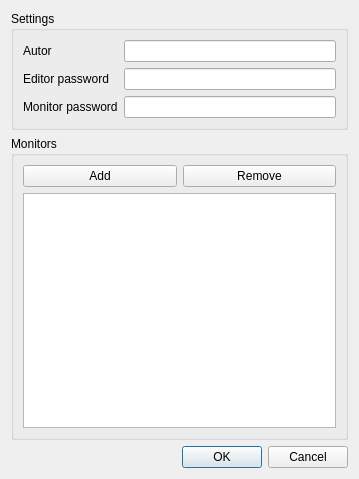
<?xml version="1.0" encoding="UTF-8"?>
<ui version="4.0">
 <class>Dialog</class>
 <widget class="QDialog" name="Dialog">
  <property name="geometry">
   <rect>
    <x>0</x>
    <y>0</y>
    <width>359</width>
    <height>479</height>
   </rect>
  </property>
  <property name="windowTitle">
   <string>Dialog</string>
  </property>
  <layout class="QVBoxLayout" name="verticalLayout">
   <item>
    <widget class="QGroupBox" name="groupBox">
     <property name="sizePolicy">
      <sizepolicy hsizetype="Preferred" vsizetype="Maximum">
       <horstretch>0</horstretch>
       <verstretch>0</verstretch>
      </sizepolicy>
     </property>
     <property name="title">
      <string>Settings</string>
     </property>
     <layout class="QFormLayout" name="formLayout">
      <item row="0" column="0">
       <widget class="QLabel" name="label_3">
        <property name="text">
         <string>Autor</string>
        </property>
       </widget>
      </item>
      <item row="0" column="1">
       <widget class="QLineEdit" name="lineEdit_2"/>
      </item>
      <item row="1" column="0">
       <widget class="QLabel" name="label_4">
        <property name="text">
         <string>Editor password</string>
        </property>
       </widget>
      </item>
      <item row="1" column="1">
       <widget class="QLineEdit" name="lineEdit_3"/>
      </item>
      <item row="2" column="0">
       <widget class="QLabel" name="label">
        <property name="text">
         <string>Monitor password</string>
        </property>
       </widget>
      </item>
      <item row="2" column="1">
       <widget class="QLineEdit" name="lineEdit"/>
      </item>
     </layout>
    </widget>
   </item>
   <item>
    <widget class="QGroupBox" name="groupBox_2">
     <property name="sizePolicy">
      <sizepolicy hsizetype="Preferred" vsizetype="Expanding">
       <horstretch>0</horstretch>
       <verstretch>0</verstretch>
      </sizepolicy>
     </property>
     <property name="title">
      <string>Monitors</string>
     </property>
     <layout class="QVBoxLayout" name="verticalLayout_2">
      <item>
       <layout class="QHBoxLayout" name="horizontalLayout_3">
        <item>
         <widget class="QPushButton" name="pushButton">
          <property name="text">
           <string>Add</string>
          </property>
         </widget>
        </item>
        <item>
         <widget class="QPushButton" name="pushButton_2">
          <property name="text">
           <string>Remove</string>
          </property>
         </widget>
        </item>
       </layout>
      </item>
      <item>
       <widget class="QTableView" name="tableView"/>
      </item>
     </layout>
    </widget>
   </item>
   <item>
    <widget class="QDialogButtonBox" name="buttonBox">
     <property name="orientation">
      <enum>Qt::Horizontal</enum>
     </property>
     <property name="standardButtons">
      <set>QDialogButtonBox::Cancel|QDialogButtonBox::Ok</set>
     </property>
    </widget>
   </item>
  </layout>
 </widget>
 <tabstops>
  <tabstop>pushButton</tabstop>
  <tabstop>lineEdit_3</tabstop>
  <tabstop>pushButton_2</tabstop>
  <tabstop>lineEdit_2</tabstop>
  <tabstop>tableView</tabstop>
 </tabstops>
 <resources/>
 <connections>
  <connection>
   <sender>buttonBox</sender>
   <signal>accepted()</signal>
   <receiver>Dialog</receiver>
   <slot>accept()</slot>
   <hints>
    <hint type="sourcelabel">
     <x>248</x>
     <y>254</y>
    </hint>
    <hint type="destinationlabel">
     <x>157</x>
     <y>274</y>
    </hint>
   </hints>
  </connection>
  <connection>
   <sender>buttonBox</sender>
   <signal>rejected()</signal>
   <receiver>Dialog</receiver>
   <slot>reject()</slot>
   <hints>
    <hint type="sourcelabel">
     <x>316</x>
     <y>260</y>
    </hint>
    <hint type="destinationlabel">
     <x>286</x>
     <y>274</y>
    </hint>
   </hints>
  </connection>
 </connections>
</ui>
